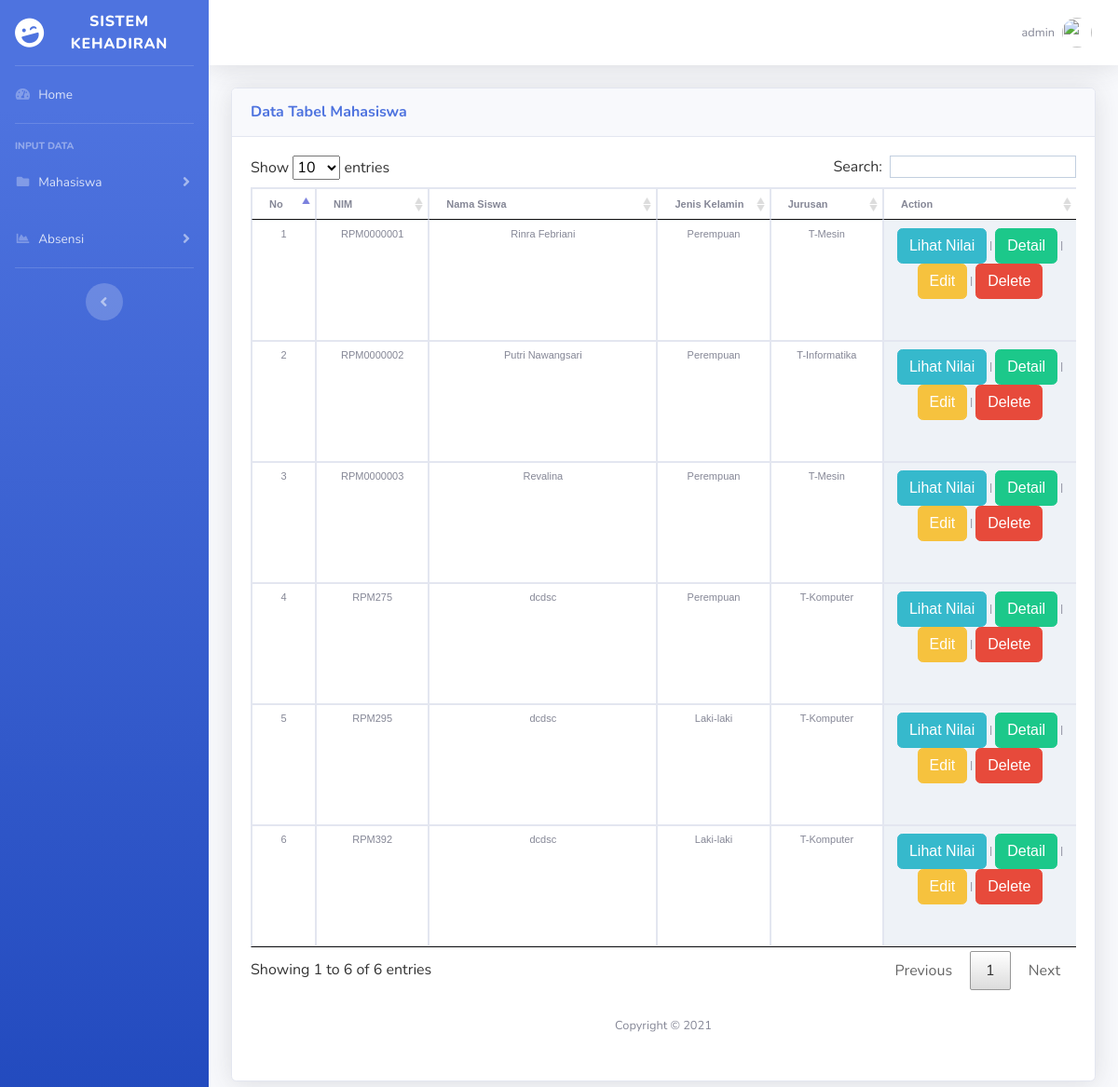
Page /home-admin.php?page=form-lihat-data-mahasiswa (signed in) on the earlier database version.
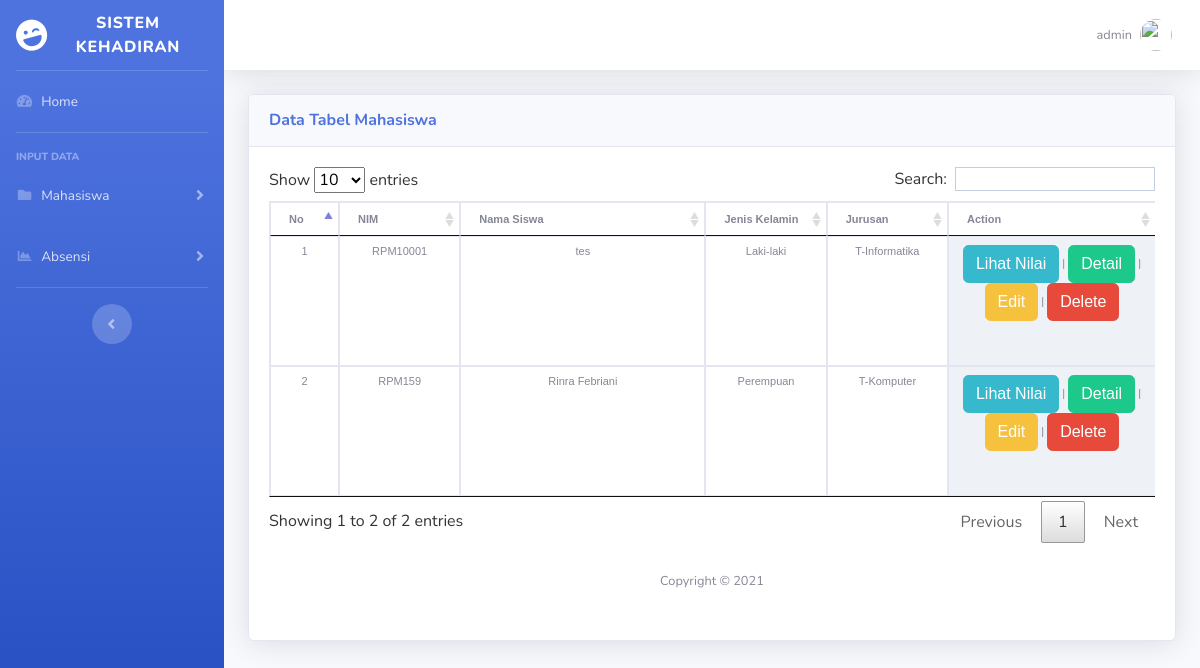
Same page on the later database version.
### tables this page shows
CREATE TABLE `data_siswa` (
  `nim` varchar(10) NOT NULL,
  `nama_siswa` varchar(30) NOT NULL,
  `jk` varchar(9) NOT NULL,
  `jurusan` varchar(20) NOT NULL,
  `tmp_lahir` varchar(25) NOT NULL,
  `tgl_lahir` date NOT NULL,
  `alamat` varchar(50) NOT NULL,
  `nama_ibu` varchar(30) NOT NULL,
  `email` varchar(30) NOT NULL,
  `hp` varchar(12) NOT NULL
);

### form-lihat-data-mahasiswa.php (the view, shortened to what this page needs)
<link rel="stylesheet" type="text/css" href="DataTables/datatables.min.css"/>
<div class="card shadow mb-4">
            <div class="card-header py-3">
              <h6 class="m-0 font-weight-bold text-primary">Data Tabel Mahasiswa</h6>
            </div>
            <div class="card-body">
              <div class="table-responsive">
                <table class="table table-bordered" id="dataMahasiswa" width="100%" cellspacing="0">
                  <thead>
<tr>
	<th width="5">No</td>&nbsp;
	<th width="60">NIM</td>&nbsp;
	<th width="160">Nama Siswa</td>&nbsp;
	<th width="60">Jenis Kelamin</td>&nbsp;
	<th width="60">Jurusan</td>&nbsp;
	<th width="130">Action</td>&nbsp;
</tr>
</thead>
</div>
</div>
<?php
	$Open = mysqli_connect("localhost:3306","root","");
	$Cari="SELECT * FROM data_siswa ORDER BY nim";
	$Tampil = mysqli_query($Open,$Cari);
	$nomer=0;
    while (	$hasil = mysqli_fetch_array ($Tampil)) {
			$nim 		= stripslashes ($hasil['nim']);
			$nama_siswa	= stripslashes ($hasil['nama_siswa']);
			$jk			= stripslashes ($hasil['jk']);
			$jurusan	= stripslashes ($hasil['jurusan']);
	$nomer++;
?>
	<tr align="center" height="130">
		<td><?=$nomer?><div align="center"></div></td>
		<td><?=$nim?><div align="center"></div></td>
		<td><?=$nama_siswa?><div align="center"></div></td>
		<td><?=$jk?><div align="center"></div></td>
		<td><?=$jurusan?><div align="center"></div></td>
		<td bgcolor="#EEF2F7"><div align="center">
		<a href="home-admin.php?page=lihat-nilai-siswa&nim=<?=$nim?>" class="btn btn-info">Lihat Nilai</a> | <a href="home-admin.php?page=form-detail-data-siswa&nim=<?=$nim?>"class="btn btn-success">Detail</a> | <a href="home-admin.php?page=form-edit-data-siswa&nim=<?=$nim?>"class="btn btn-warning">Edit</a> | <a href="home-admin.php?page=delete-data-siswa&nim=<?=$nim?>"class="btn btn-danger">Delete</a></div></td>
	</tr>
<?php
	}
?>
</div>

### home-admin.php (shortened to what this page needs)
<html>
<head>
<link href="style.css" rel="stylesheet" type="text/css">
  <link href="vendor/fontawesome-free/css/all.min.css" rel="stylesheet" type="text/css">
  <link href="css/sb-admin-2.min.css" rel="stylesheet">
</head>
<body id="page-top">
<div id="wrapper">
<ul class="navbar-nav bg-gradient-primary sidebar sidebar-dark accordion" id="accordionSidebar">
  <a class="sidebar-brand d-flex align-items-center justify-content-center" href="home-admin.php">
	<div class="sidebar-brand-icon rotate-n-15">
	  <i class="fas fa-laugh-wink"></i>
	</div>
	<div class="sidebar-brand-text mx-3">SISTEM KEHADIRAN</div>
  </a>
  <hr class="sidebar-divider my-0">
  <li class="nav-item">
	<a class="nav-link" href="home-admin.php">
	  <i class="fas fa-fw fa-tachometer-alt"></i>
	  <span>Home</span></a>
  </li>
  <hr class="sidebar-divider">
  <div class="sidebar-heading">
	Input Data
  </div>
  <li class="nav-item">
	<a class="nav-link collapsed" data-toggle="collapse" data-target="#collapseTwo" aria-expanded="true" aria-controls="collapseTwo">
	  <i class="fas fa-fw fa-folder"></i>
	  <span>Mahasiswa</span>
	</a>
  </li>
   <li class="nav-item">
	<a class="nav-link collapsed" data-toggle="collapse" data-target="#collapseOne" aria-expanded="true" aria-controls="collapseTwo">
	  <i class="fas fa-fw fa-chart-area"></i>
	  <span>Absensi</span>
	</a>
  </li>
  <hr class="sidebar-divider d-none d-md-block">
  <div class="text-center d-none d-md-inline">
	<button class="rounded-circle border-0" id="sidebarToggle"></button>
  </div>
</ul>
<div id="content-wrapper" class="d-flex flex-column">
  <div id="content">
	<nav class="navbar navbar-expand navbar-light bg-white topbar mb-4 static-top shadow">
	  <ul class="navbar-nav ml-auto">
		<li class="nav-item dropdown no-arrow">
		  <a class="nav-link dropdown-toggle" href="#" id="userDropdown" role="button" data-toggle="dropdown" aria-haspopup="true" aria-expanded="false">
			<span class="mr-2 d-none d-lg-inline text-gray-600 small">&nbsp;<?php echo $_SESSION['username'];?></span>
			<img class="img-profile rounded-circle" src="foto/1.png">
		  </a>
		</li>
	  </ul>
	</nav>
	<div class="container-fluid">
	  <?php
			$page = (isset($_GET['page']))? $_GET['page'] : "main";
			switch ($page) {
				case 'form-lihat-data-mahasiswa' : include "form-lihat-data-mahasiswa.php"; break;
			}
			?>
  <footer class="sticky-footer bg-white">
	<div class="container my-auto">
	  <div class="copyright text-center my-auto">
		<span>Copyright &copy; 2021</span>
	  </div>
	</div>
  </footer>

### style.css (style rules this page uses)
body { font-family: Verdana, Arial, Helvetica, sans-serif; font-size: 11px; background-color:#F8F8FF; }
table { font-family: Verdana, Arial, Helvetica, sans-serif; font-size: 11px; }
p, li { line-height:175%; }

Differences in the rows shown:
removed data_siswa: nim "RPM0000001", nama_siswa "Rinra Febriani", jk "Perempuan", jurusan "T-Mesin"
removed data_siswa: nim "RPM0000002", nama_siswa "Putri Nawangsari", jk "Perempuan", jurusan "T-Informatika"
removed data_siswa: nim "RPM0000003", nama_siswa "Revalina", jk "Perempuan", jurusan "T-Mesin"
removed data_siswa: nim "RPM275", nama_siswa "dcdsc", jk "Perempuan", jurusan "T-Komputer"
removed data_siswa: nim "RPM295", nama_siswa "dcdsc", jk "Laki-laki", jurusan "T-Komputer"
removed data_siswa: nim "RPM392", nama_siswa "dcdsc", jk "Laki-laki", jurusan "T-Komputer"
added data_siswa: nim "RPM10001", nama_siswa "tes", jk "Laki-laki", jurusan "T-Informatika"
added data_siswa: nim "RPM159", nama_siswa "Rinra Febriani", jk "Perempuan", jurusan "T-Komputer"
Other differences:
text written by a page script: "Show entries Search: Showing 1 to 6 of 6 entries Previous 1 Next" → "Show entries Search: Showing 1 to 2 of 2 entries Previous 1 Next"
